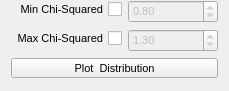
              <widget class="QWidget" name="pageChiSquaredDistribution">
               <property name="geometry">
                <rect>
                 <x>0</x>
                 <y>0</y>
                 <width>221</width>
                 <height>91</height>
                </rect>
               </property>
               <attribute name="icon">
                <iconset resource="../icons.qrc">
                 <normaloff>:/icons/icons/not-used.png</normaloff>:/icons/icons/not-used.png</iconset>
               </attribute>
               <attribute name="label">
                <string>Chi-Squared Distribution</string>
               </attribute>
               <layout class="QVBoxLayout" name="verticalLayout_38">
                <property name="topMargin">
                 <number>0</number>
                </property>
                <item>
                 <layout class="QFormLayout" name="formLayout_6">
                  <property name="labelAlignment">
                   <set>Qt::AlignRight|Qt::AlignTrailing|Qt::AlignVCenter</set>
                  </property>
                  <item row="0" column="0">
                   <widget class="QCheckBox" name="chbFiltMinChiSquared">
                    <property name="font">
                     <font>
                      <pointsize>8</pointsize>
                      <weight>50</weight>
                      <bold>false</bold>
                     </font>
                    </property>
                    <property name="layoutDirection">
                     <enum>Qt::RightToLeft</enum>
                    </property>
                    <property name="text">
                     <string>Min Chi-Squared</string>
                    </property>
                   </widget>
                  </item>
                  <item row="0" column="1">
                   <widget class="QDoubleSpinBox" name="dsbFiltMinChiSquared">
                    <property name="enabled">
                     <bool>false</bool>
                    </property>
                    <property name="sizePolicy">
                     <sizepolicy hsizetype="Minimum" vsizetype="Fixed">
                      <horstretch>0</horstretch>
                      <verstretch>0</verstretch>
                     </sizepolicy>
                    </property>
                    <property name="minimumSize">
                     <size>
                      <width>90</width>
                      <height>0</height>
                     </size>
                    </property>
                    <property name="maximumSize">
                     <size>
                      <width>90</width>
                      <height>16777215</height>
                     </size>
                    </property>
                    <property name="font">
                     <font>
                      <pointsize>8</pointsize>
                      <weight>50</weight>
                      <bold>false</bold>
                     </font>
                    </property>
                    <property name="suffix">
                     <string/>
                    </property>
                    <property name="minimum">
                     <double>0.000000000000000</double>
                    </property>
                    <property name="maximum">
                     <double>100.000000000000000</double>
                    </property>
                    <property name="value">
                     <double>0.800000000000000</double>
                    </property>
                   </widget>
                  </item>
                  <item row="1" column="0">
                   <widget class="QCheckBox" name="chbFiltMaxChiSquared">
                    <property name="font">
                     <font>
                      <pointsize>8</pointsize>
                      <weight>50</weight>
                      <bold>false</bold>
                     </font>
                    </property>
                    <property name="layoutDirection">
                     <enum>Qt::RightToLeft</enum>
                    </property>
                    <property name="text">
                     <string>Max Chi-Squared</string>
                    </property>
                   </widget>
                  </item>
                  <item row="1" column="1">
                   <widget class="QDoubleSpinBox" name="dsbFiltMaxChiSquared">
                    <property name="enabled">
                     <bool>false</bool>
                    </property>
                    <property name="sizePolicy">
                     <sizepolicy hsizetype="Minimum" vsizetype="Fixed">
                      <horstretch>0</horstretch>
                      <verstretch>0</verstretch>
                     </sizepolicy>
                    </property>
                    <property name="minimumSize">
                     <size>
                      <width>90</width>
                      <height>0</height>
                     </size>
                    </property>
                    <property name="maximumSize">
                     <size>
                      <width>90</width>
                      <height>16777215</height>
                     </size>
                    </property>
                    <property name="font">
                     <font>
                      <pointsize>8</pointsize>
                      <weight>50</weight>
                      <bold>false</bold>
                     </font>
                    </property>
                    <property name="suffix">
                     <string/>
                    </property>
                    <property name="minimum">
                     <double>0.000000000000000</double>
                    </property>
                    <property name="maximum">
                     <double>100.000000000000000</double>
                    </property>
                    <property name="value">
                     <double>1.300000000000000</double>
                    </property>
                   </widget>
                  </item>
                 </layout>
                </item>
                <item>
                 <layout class="QHBoxLayout" name="horizontalLayout_17">
                  <item>
                   <spacer name="horizontalSpacer_33">
                    <property name="orientation">
                     <enum>Qt::Horizontal</enum>
                    </property>
                    <property name="sizeType">
                     <enum>QSizePolicy::Preferred</enum>
                    </property>
                    <property name="sizeHint" stdset="0">
                     <size>
                      <width>0</width>
                      <height>20</height>
                     </size>
                    </property>
                   </spacer>
                  </item>
                  <item>
                   <widget class="QPushButton" name="btnFiltChiSquaredDistribution">
                    <property name="sizePolicy">
                     <sizepolicy hsizetype="Preferred" vsizetype="Minimum">
                      <horstretch>0</horstretch>
                      <verstretch>0</verstretch>
                     </sizepolicy>
                    </property>
                    <property name="minimumSize">
                     <size>
                      <width>80</width>
                      <height>20</height>
                     </size>
                    </property>
                    <property name="maximumSize">
                     <size>
                      <width>16777215</width>
                      <height>20</height>
                     </size>
                    </property>
                    <property name="font">
                     <font>
                      <pointsize>8</pointsize>
                      <weight>50</weight>
                      <bold>false</bold>
                     </font>
                    </property>
                    <property name="focusPolicy">
                     <enum>Qt::NoFocus</enum>
                    </property>
                    <property name="text">
                     <string>Plot  Distribution</string>
                    </property>
                    <property name="iconSize">
                     <size>
                      <width>25</width>
                      <height>25</height>
                     </size>
                    </property>
                   </widget>
                  </item>
                  <item>
                   <spacer name="horizontalSpacer_37">
                    <property name="orientation">
                     <enum>Qt::Horizontal</enum>
                    </property>
                    <property name="sizeType">
                     <enum>QSizePolicy::Preferred</enum>
                    </property>
                    <property name="sizeHint" stdset="0">
                     <size>
                      <width>0</width>
                      <height>20</height>
                     </size>
                    </property>
                   </spacer>
                  </item>
                 </layout>
                </item>
                <item>
                 <spacer name="verticalSpacer_17">
                  <property name="orientation">
                   <enum>Qt::Vertical</enum>
                  </property>
                  <property name="sizeHint" stdset="0">
                   <size>
                    <width>20</width>
                    <height>40</height>
                   </size>
                  </property>
                 </spacer>
                </item>
               </layout>
              </widget>
